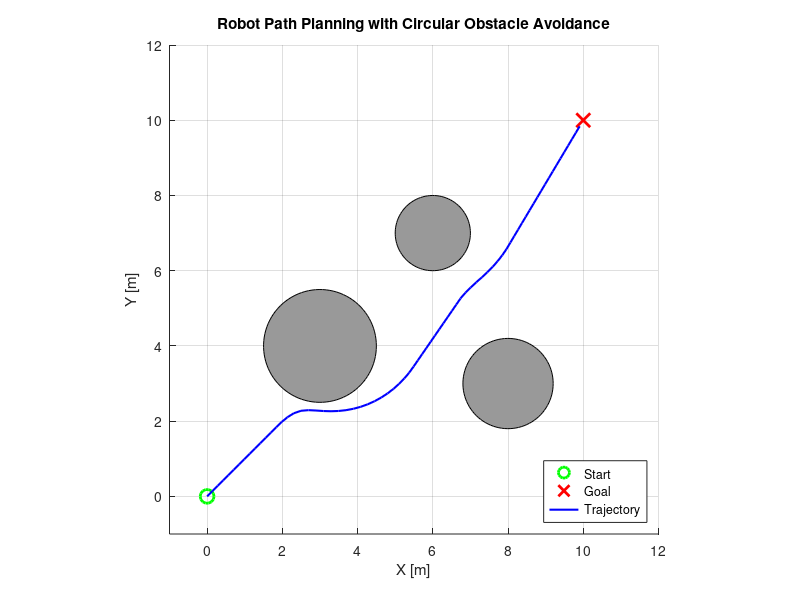

MATLAB code for this plot:
% Trajectory Planning with Obstacle Avoidance
% A simple script to visualize a robot navigating from start to goal
% while avoiding circular obstacles using basic repulsive potential fields.

% Environment Setup
start = [0, 0];
goal = [10, 10];

% Define circular obstacles: [x_center, y_center, radius]
obstacles = [3, 4, 1.5;
             6, 7, 1;
             8, 3, 1.2];

% Plot setup
figure;
axis equal;
xlim([-1 12]);
ylim([-1 12]);
hold on;
grid on;

% Plot start and goal
plot(start(1), start(2), 'go', 'MarkerSize', 10, 'LineWidth', 2);  % green start
plot(goal(1), goal(2), 'rx', 'MarkerSize', 10, 'LineWidth', 2);    % red goal

% Initialize robot position
pos = start;
trajectory = pos;

% Simulation parameters
step_size = 0.2;
tolerance = 0.3;
max_iters = 1000;

for k = 1:max_iters
    % Attractive force toward goal
    to_goal = goal - pos;
    dist_to_goal = norm(to_goal);
    if dist_to_goal < tolerance
        break;
    end
    force = to_goal / dist_to_goal; % normalized

    % Repulsive force from obstacles
    for i = 1:size(obstacles,1)
        obs = obstacles(i,1:2);
        r = obstacles(i,3);
        to_obs = pos - obs;
        dist = norm(to_obs);
        safe_dist = r + 1.0;  % buffer zone
        if dist < safe_dist
            repulse = (safe_dist - dist) * to_obs / dist;
            force = force + repulse;
        end
    end

    % Normalize total force
    force = force / norm(force);

    % Take step
    pos = pos + step_size * force;
    trajectory = [trajectory; pos];
end

% Final trajectory plot
plot(trajectory(:,1), trajectory(:,2), 'b-', 'LineWidth', 1.5);

% Plot obstacles
theta = linspace(0, 2*pi, 100);
for i = 1:size(obstacles,1)
    xc = obstacles(i,1); yc = obstacles(i,2); r = obstacles(i,3);
    fill(xc + r*cos(theta), yc + r*sin(theta), [0.6 0.6 0.6]); % gray circles
end


legend('Start', 'Goal','Trajectory','Location','southeast');
xlabel('X [m]')
ylabel('Y [m]')
title('Robot Path Planning with Circular Obstacle Avoidance');
